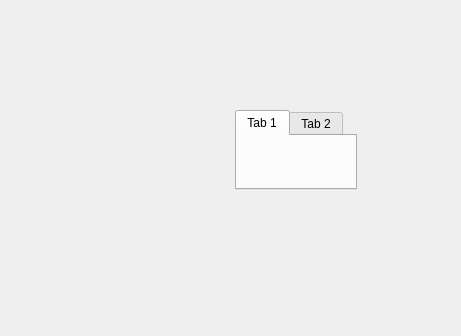
<ui version="4.0" >
 <class>MainWindow</class>
 <widget class="QWidget" name="MainWindow" >
  <property name="geometry" >
   <rect>
    <x>0</x>
    <y>0</y>
    <width>461</width>
    <height>336</height>
   </rect>
  </property>
  <property name="windowTitle" >
   <string>Form</string>
  </property>
  <widget class="QTabWidget" name="tabWidget" >
   <property name="geometry" >
    <rect>
     <x>235</x>
     <y>110</y>
     <width>122</width>
     <height>80</height>
    </rect>
   </property>
   <property name="currentIndex" >
    <number>0</number>
   </property>
   <widget class="QWidget" name="tab" >
    <attribute name="title" >
     <string>Tab 1</string>
    </attribute>
   </widget>
   <widget class="QWidget" name="tab_2" >
    <attribute name="title" >
     <string>Tab 2</string>
    </attribute>
   </widget>
  </widget>
  <widget class="QLabel" name="label1" >
   <property name="geometry" >
    <rect>
     <x>10</x>
     <y>305</y>
     <width>101</width>
     <height>21</height>
    </rect>
   </property>
   <property name="text" >
    <string/>
   </property>
   <property name="alignment" >
    <set>Qt::AlignLeading|Qt::AlignLeft|Qt::AlignTop</set>
   </property>
  </widget>
 </widget>
 <resources/>
 <connections/>
</ui>
